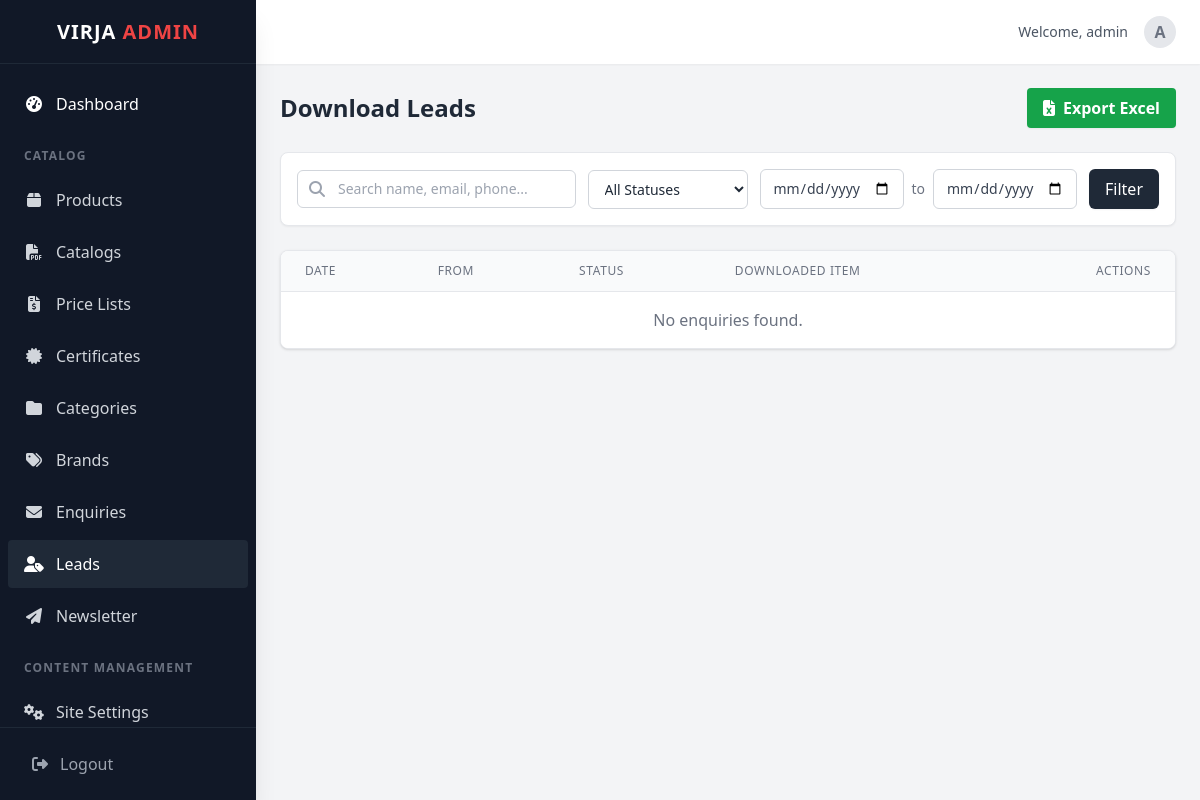
/dashboard/leads/ (signed in), run on an earlier commit of the app's database.
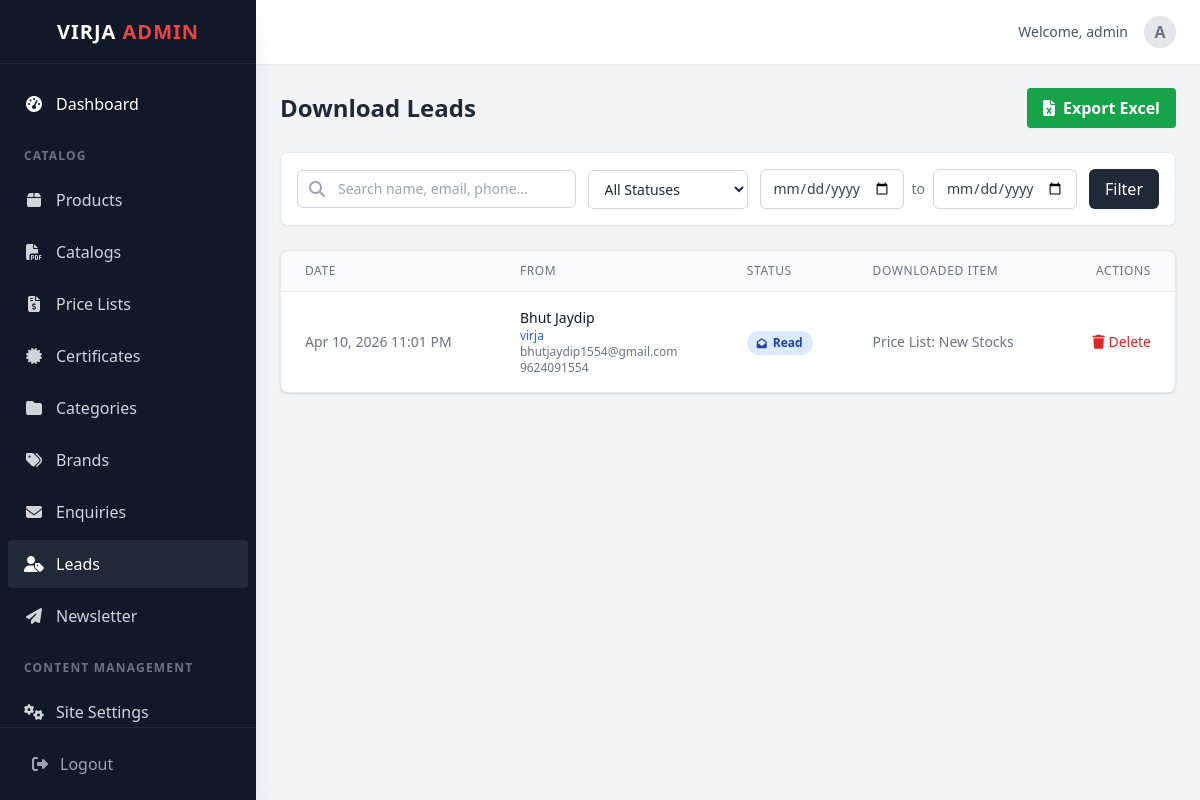
And on a later commit of the database.
### enquiries/models.py (models this page shows, shortened)
class Enquiry(models.Model):
    name = models.CharField(max_length=255)
    company_name = models.CharField(max_length=255, blank=True, null=True)
    email = models.EmailField()
    phone = models.CharField(max_length=20)
    state = models.CharField(max_length=100, blank=True, null=True)
    city = models.CharField(max_length=100, blank=True, null=True)
    message = models.TextField()
    is_read = models.BooleanField(default=False)
    is_replied = models.BooleanField(default=False)
    reply_message = models.TextField(blank=True, null=True)
    replied_at = models.DateTimeField(blank=True, null=True)
    created_at = models.DateTimeField(auto_now_add=True)

### dashboard/views.py (the view, shortened to what this page needs)
# urls.py: path('leads/', views.lead_list, name='lead_list'),
@login_required(login_url='dashboard:login')
@user_passes_test(admin_required, login_url='dashboard:login')
def lead_list(request):
    enquiries = Enquiry.objects.filter(message__startswith='Downloaded').order_by('-created_at')
    q = request.GET.get('q')
    status = request.GET.get('status')
    date_from = request.GET.get('date_from')
    date_to = request.GET.get('date_to')
    selected_status_list = [status] if status in ['new', 'read', 'replied'] else []
    if status == 'new':
        enquiries = enquiries.filter(is_read=False)
    elif status == 'read':
        enquiries = enquiries.filter(is_read=True, is_replied=False)
    elif status == 'replied':
        enquiries = enquiries.filter(is_replied=True)
    if date_from:
        enquiries = enquiries.filter(created_at__date__gte=date_from)
    if date_to:
        enquiries = enquiries.filter(created_at__date__lte=date_to)
    enquiries_list = list(enquiries)
    for enquiry in enquiries_list:
        if enquiry.message and enquiry.message.startswith('Downloaded '):
            enquiry.display_message = enquiry.message.replace('Downloaded ', '', 1)
        else:
            enquiry.display_message = enquiry.message
    context = {
        'page_title': 'Download Leads',
        'enquiries': enquiries_list,
        'selected_status_list': selected_status_list,
        'date_from': date_from,
        'date_to': date_to,
        'export_url': 'dashboard:leads_export',
        'clear_url': 'dashboard:lead_list',
    }
    return render(request, 'dashboard/enquiries/list.html', context)

### core/context_processors.py (called while the page is built)
def site_settings(request):
    return {
        'company_info': CompanyInfo.objects.first(),
        'home_content': HomePageContent.objects.first(),
        'home_features': HomeFeature.objects.all(),
    }

def global_categories(request):
    categories = Category.objects.filter(parent=None).prefetch_related('children__children').order_by('order', 'name')
    return {
        'mega_menu_categories': categories
    }

### dashboard/views.py (called while the page is built)
def admin_required(user):
    return user.is_superuser

### dashboard/templates/dashboard/enquiries/list.html (shortened to what the changed rows need)
{% extends 'dashboard/base_admin.html' %}
{% block content %}
<div class="flex justify-between items-center mb-6">
    <h2 class="text-2xl font-bold text-gray-800">{{ page_title|default:"Business Enquiries" }}</h2>
</div>
<div class="bg-white rounded-lg shadow overflow-x-auto border border-gray-200">
    <table class="min-w-full divide-y divide-gray-200">
        <thead class="bg-gray-50">
            <tr>
                <th class="px-6 py-3 text-left text-xs font-medium text-gray-500 uppercase tracking-wider">Date</th>
                <th class="px-6 py-3 text-left text-xs font-medium text-gray-500 uppercase tracking-wider">From</th>
                <th class="px-6 py-3 text-left text-xs font-medium text-gray-500 uppercase tracking-wider">Status</th>
                <th class="px-6 py-3 text-left text-xs font-medium text-gray-500 uppercase tracking-wider">
                    {% if page_title == 'Download Leads' %}Downloaded Item{% else %}Message{% endif %}
                </th>
                <th class="px-6 py-3 text-right text-xs font-medium text-gray-500 uppercase tracking-wider">Actions</th>
            </tr>
        </thead>
        <tbody class="bg-white divide-y divide-gray-200">
            {% for enquiry in enquiries %}
            <tr class="hover:bg-gray-50 {% if not enquiry.is_read %}bg-blue-50/30{% endif %}">
                <td class="px-6 py-4 whitespace-nowrap text-sm text-gray-500">
                    {{ enquiry.created_at|date:"M d, Y h:i A" }}
                </td>
                <td class="px-6 py-4 whitespace-nowrap">
                    <div class="text-sm font-medium text-gray-900">{{ enquiry.name }}</div>
                    {% if enquiry.company_name %}
                    <div class="text-xs text-blue-600 font-medium">{{ enquiry.company_name }}</div>
                    {% endif %}
                    <div class="text-xs text-gray-500">{{ enquiry.email }}</div>
                    <div class="text-xs text-gray-500">{{ enquiry.phone }}</div>
                </td>
                <td class="px-6 py-4 whitespace-nowrap">
                    {% if enquiry.is_replied %}
                    <span
                        class="px-2.5 py-0.5 inline-flex items-center text-xs leading-5 font-semibold rounded-full bg-green-100 text-green-800">
                        <i class="fas fa-check-circle mr-1.5 text-[10px]"></i> Replied
                    </span>
                    {% elif enquiry.is_read %}
                    <span
                        class="px-2.5 py-0.5 inline-flex items-center text-xs leading-5 font-semibold rounded-full bg-blue-100 text-blue-800">
                        <i class="fas fa-envelope-open mr-1.5 text-[10px]"></i> Read
                    </span>
                    {% else %}
                    <span
                        class="px-2.5 py-0.5 inline-flex items-center text-xs leading-5 font-semibold rounded-full bg-red-100 text-red-800">
                        <i class="fas fa-bell mr-1.5 text-[10px]"></i> New
                    </span>
                    {% endif %}
                </td>
                <td class="px-6 py-4 text-sm text-gray-500 max-w-xs truncate">
                    {% if enquiry.display_message %}{{ enquiry.display_message }}{% else %}{{ enquiry.message }}{% endif %}
                </td>
                <td class="px-6 py-4 whitespace-nowrap text-right text-sm font-medium">
                    <a href="{% url 'dashboard:enquiry_delete' enquiry.pk %}" class="text-red-600 hover:text-red-900">
                        <i class="fas fa-trash"></i>{% if page_title == 'Download Leads' %} Delete{% endif %}
                    </a>
                </td>
            </tr>
            {% empty %}
            <tr>
                <td colspan="5" class="px-6 py-4 text-center text-gray-500">No enquiries found.</td>
            </tr>
            {% endfor %}
        </tbody>
    </table>
</div>
{% endblock %}

What changed in the data, as far as the page shows it:
added Enquiry: created_at "Apr 10, 2026 11:01 PM", name "Bhut Jaydip", company_name "virja", email "bhutjaydip1554@gmail.com", phone "9624091554", is_replied False (drawn), display_message "Price List: New Stocks"
Also different on the page:
text no longer shown: "No enquiries found."
